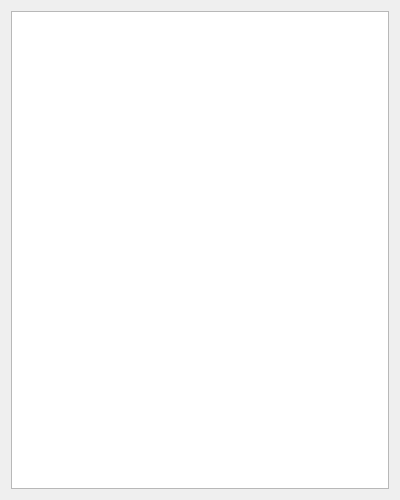
<?xml version="1.0" encoding="UTF-8"?>
<ui version="4.0">
 <class>detached_metadata_viewer</class>
 <widget class="QDialog" name="detached_metadata_viewer">
  <property name="geometry">
   <rect>
    <x>0</x>
    <y>0</y>
    <width>400</width>
    <height>500</height>
   </rect>
  </property>
  <property name="minimumSize">
   <size>
    <width>0</width>
    <height>0</height>
   </size>
  </property>
  <property name="windowTitle">
   <string>Safari - Detach [Detailed Information]</string>
  </property>
  <layout class="QVBoxLayout" name="verticalLayout">
   <item>
    <widget class="QTextEdit" name="textEdit_metadata">
     <property name="styleSheet">
      <string notr="true"/>
     </property>
     <property name="readOnly">
      <bool>true</bool>
     </property>
    </widget>
   </item>
  </layout>
 </widget>
 <resources/>
 <connections/>
</ui>
